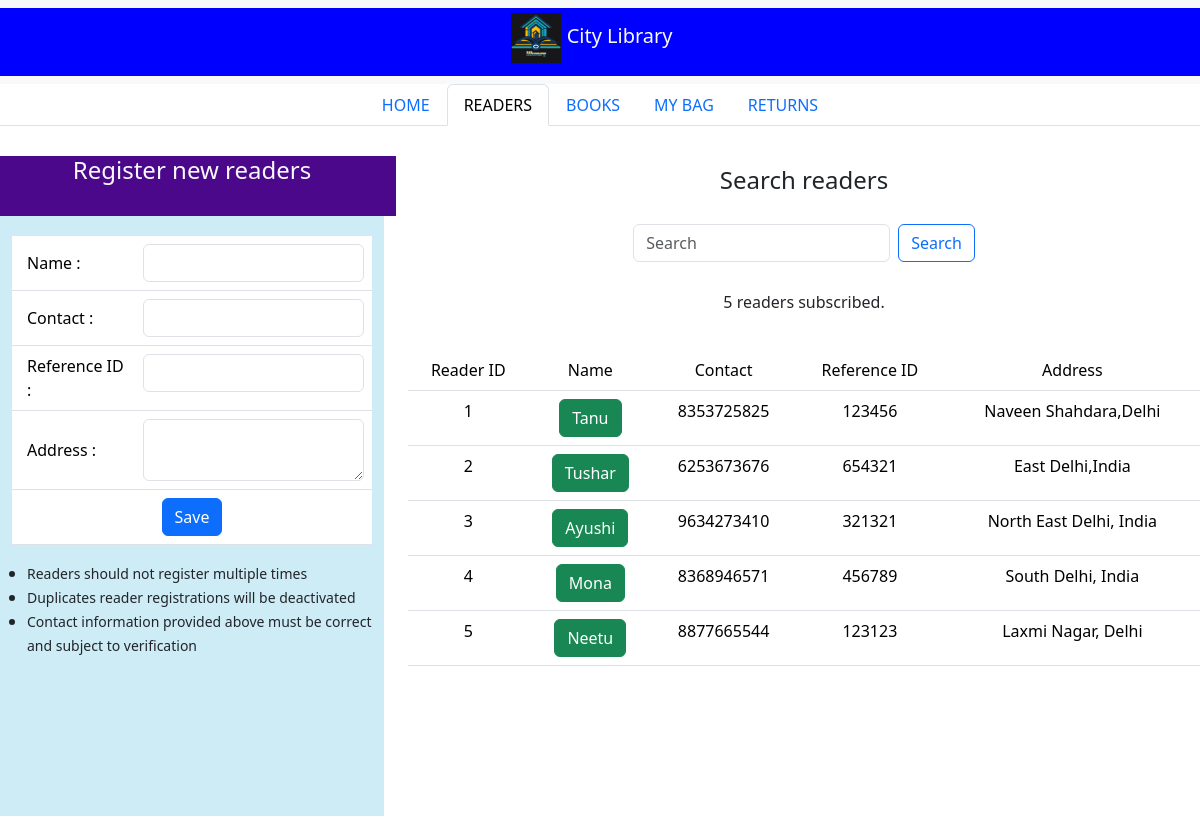
The page /readers/ on the database its author committed.
### lims_app/models.py (models this page shows, shortened)
class reader(models.Model):
    reference_id = models.CharField(max_length=200)
    reader_name = models.CharField(max_length=200)
    reader_contact = models.IntegerField(max_length=200)
    reader_address = models.TextField()
    active=models.BooleanField(default=True)

### lims_app/views.py (the view)
# urls.py: path("readers/", views.readers_tab, name="readers"),
def readers_tab (request):
    if request.method == "GET":
        readers = reader.objects.all()
        return render(request, "readers.html",
                  context={"current_tab": "readers",
                           "readers": readers})
    else:
        query = request.POST.get("query")
        readers = reader.objects.raw("select * from lims_app_reader where reader_name like '%"+query+"%'")
        return render(request, "readers.html",
                  context={"current_tab": "readers",
                           "readers": readers})

### lims_app/templates/readers.html (shortened to what this page needs)
<!DOCTYPE html>
{% extends "city.html" %}
{% load static %}
{% block main_content %}
<div class="container-flex text-center justify-content-center" style="padding-top: 10px; padding-bottom: 20px; margin-top: 10px; vertical-align: middle">
    <div class="row justify-content-center align-middle" style="margin-top: 10px; height: 60px">
        <div class="col-md-4 text-light" style="background-color:#4B088A;">
            <h4>Register new readers</h4>
        </div>
        <div class="col-md-8">
            <h4 style="margin-top: 10px">Search readers</h4>
        </div>
    </div>
    <div class="row">
        <div class="col-md-4">
            <div class="container" style="overflow-y: auto;height: 600px;background-color: #CEECF5;">
                <form class="d-flex" action="{% url 'save_readers' %}" method="POST">
                    <table class="table" style="margin-top: 20px">
                        <tr>
                            <td style="text-align: left;vertical-align: middle; padding-left: 15px">Name :</td>
                            <td><input type="text" class="form-control" name="reader_name"></td>
                        </tr>
                        <tr>
                            <td style="text-align: left;vertical-align: middle; padding-left: 15px">Contact :</td>
                            <td><input type="text" class="form-control" name="reader_contact"></td>
                        </tr>
                        <tr>
                            <td style="text-align: left;vertical-align: middle; padding-left: 15px">Reference ID :</td>
                            <td><input type="text" class="form-control" name="reader_ref_id"></td>
                        </tr>
                        <tr>
                            <td style="text-align: left;vertical-align: middle; padding-left: 15px">Address :</td>
                            <td><textarea class="form-control" name="reader_address"></textarea></td>
                        </tr>
                        <tr>
                            <td colspan="2"><button class="btn btn-primary" type="submit">Save</button></td>
                        </tr>
                    </table>
                </form>
                <ul style="text-align: left;vertical-align: middle; padding-left: 15px">
                    <li><small>Readers should not register multiple times</small></li>
                    <li><small>Duplicates reader registrations will be deactivated</small></li>
                    <li><small>Contact information provided above must be correct and subject to verification</small></li>
                </ul>
            </div>
        </div>
        <div class="col-md-8">
            <div class="row">
                <nav class="navbar bg-body-light">
                    <div class="container-fluid justify-content-center align-items-center">
                        <form class="d-flex" role="search" action="{% url 'readers' %}" method="POST">
                            <input class="form-control me-2" type="search" placeholder="Search" aria-label="Search" name="query" value="{{ query }}">
                            <button class="btn btn-outline-primary" type="submit">Search</button>
                        </form>
                    </div>
                </nav>
            </div>
            <div class="row" style="margin-top: 20px">
                <p>{{ readers|length }} readers subscribed.</p>
            </div>
            <div class="row" style="margin-top: 20px">
                <div class="container" style="overflow-y: auto;height: 400px;">
                    <table class="table table-hover">
                        <thead>
                        <tr>
                            <td>Reader ID</td>
                            <td>Name</td>
                            <td>Contact</td>
                            <td>Reference ID</td>
                            <td>Address</td>
                        </tr>
                        </thead>
                        <tbody>
                        {% for reader in readers %}
                        <tr>
                            <td>{{ forloop.counter }}</td>
                            <td>
                                {% if reader.active %}
                                <span class="btn btn-success">{{ reader.reader_name }}</span>
                                {% else %}
                                <span class="btn btn-secondary">{{ reader.reader_name }}</span>
                                {% endif %}
                            </td>
                            <td>{{ reader.reader_contact }}</td>
                            <td>{{ reader.reference_id }}</td>
                            <td>{{ reader.reader_address }}</td>
                        </tr>
                        {% endfor %}
                        </tbody>
                    </table>
                </div>
            </div>
        </div>
    </div>
</div>
{% endblock %}

### lims_app/templates/city.html (shortened to what this page needs)
<!doctype html>
{% load static %}
<html lang="en">
  <head>
    <link href="https://cdn.jsdelivr.net/npm/bootstrap@5.3.8/dist/css/bootstrap.min.css" rel="stylesheet">
  </head>
  <body>
    <nav class="navbar bg-body-tertiary">
       <div class="container-fluid justify-content-center align-items-center" style="background-color: blue">
           <span class="navbar-brand lb-1 h3 text-light">
               <img src="{% static 'logo.png'%}" alt="LOGO" height="50">
               City Library</span>
       </div>
     </nav>
   <ul class="nav nav-tabs justify-content-center">
     <li class="nav-item">
         {% if current_tab == 'home' %}
         <a class="nav-link active" aria-current="page" href="/">HOME</a>
         {% else %}
         <a class="nav-link" aria-current="page" href="/">HOME</a>
         {% endif %}
     </li>
     <li class="nav-item">
         {% if current_tab == 'readers' %}
         <a class="nav-link active" aria-current="page" href="/readers">READERS</a>
         {% else %}
         <a class="nav-link" aria-current="page" href="/readers">READERS</a>
         {% endif %}
     </li>
     <li class="nav-item">
         {% if current_tab == 'books' %}
         <a class="nav-link active" aria-current="page" href="/books">BOOKS</a>
         {% else %}
         <a class="nav-link" aria-current="page" href="/books">BOOKS</a>
         {% endif %}
     </Li>
     <li class="nav-item">
         {% if current_tab == 'my bag' %}
         <a class="nav-link active" aria-current="page" href="/my bag">MY BAG</a>
         {% else %}
         <a class="nav-link" aria-current="page" href="/my bag">MY BAG</a>
         {% endif %}
     </li>
     <li class="nav-item">
         {% if current_tab == 'returns' %}
         <a class="nav-link active" aria-current="page" href="/returns">RETURNS</a>
         {% else %}
         <a class="nav-link" aria-current="page" href="/returns">RETURNS</a>
         {% endif %}
     </li>
  </ul>
    {% block main_content %}
    {% endblock %}
  </body>
</html>

### rows shown on the page
reader: reader_name "Tanu", reader_contact "8353725825", reference_id "123456", reader_address "Naveen Shahdara,Delhi"
reader: reader_name "Tushar", reader_contact "6253673676", reference_id "654321", reader_address "East Delhi,India"
reader: reader_name "Ayushi", reader_contact "9634273410", reference_id "321321", reader_address "North East Delhi, India"
reader: reader_name "Mona", reader_contact "8368946571", reference_id "456789", reader_address "South Delhi, India"
reader: reader_name "Neetu", reader_contact "8877665544", reference_id "123123", reader_address "Laxmi Nagar, Delhi"

### other values the page prints
{{ readers|length }} "5"
